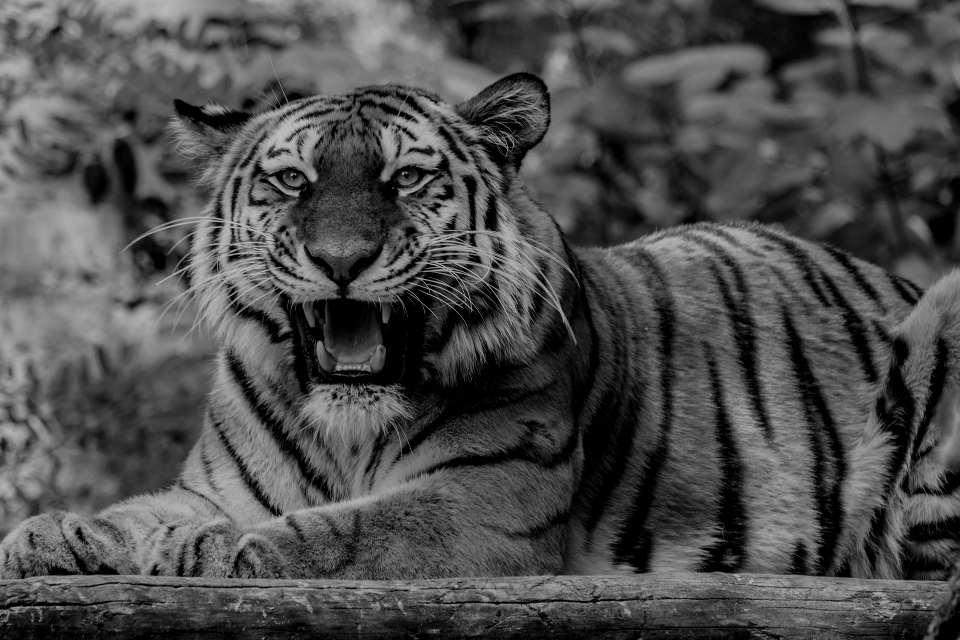
#> input picture LV2/tiger.png, 960 x 640 px
$ python zad_4c.py
#> lines starting #> are read from the running program, lines starting #| are printed output that depends on the picture

import matplotlib.pyplot as plt
import numpy as np
import skimage.io
img = skimage.io.imread('tiger.png', as_gray=True)
#> img is the input picture: shape (640, 960) float64; min 0, max 0.749, mean 0.302
plt.figure(1)
plt.imshow(img, cmap='gray', vmin=0, vmax=255)

rows,cols= img.shape
#> rows = 640; cols = 960

empty_img = np.zeros((rows,cols))


for j in range(cols):
        empty_img[:,j]=img[:,cols-1-j]
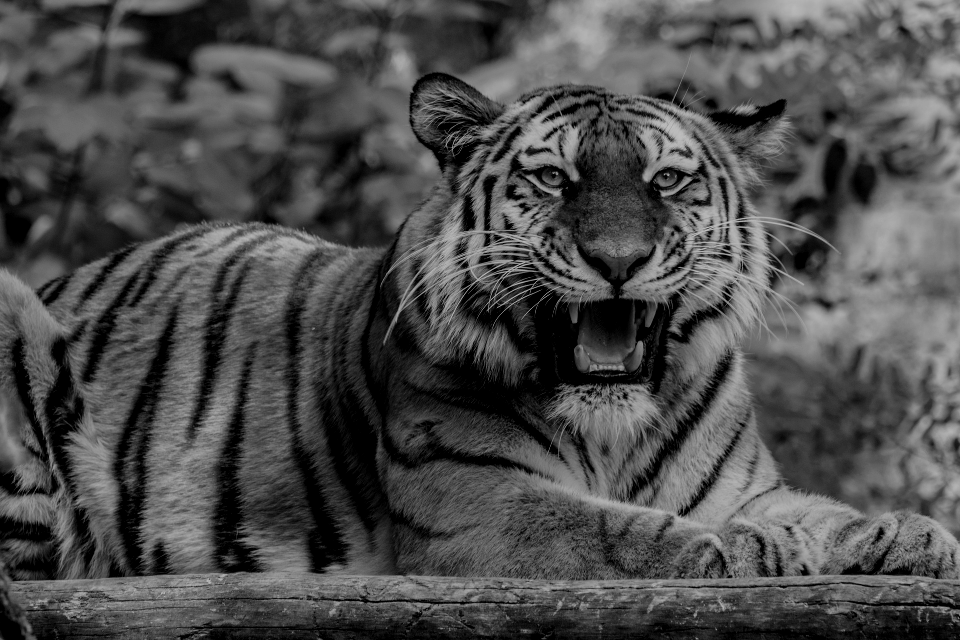
#> empty_img: shape (640, 960) float64; min 0, max 0.749, mean 0.302

plt.figure(2)
plt.imshow(empty_img, cmap='gray', vmin=0, vmax=255)
plt.show()
